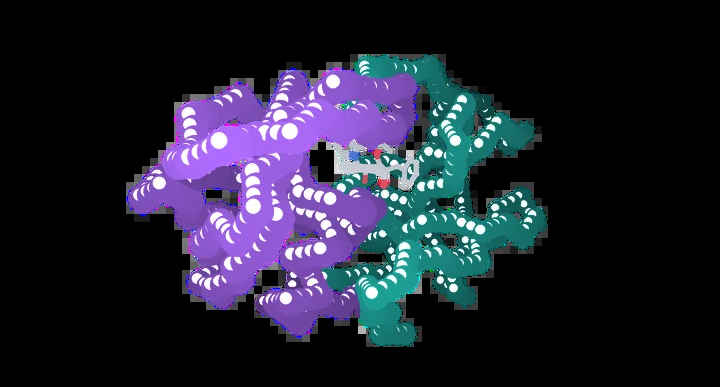
#> input picture assets/hiv-protease.webp, 720 x 387 px
$ python -i make_protease.py   (imports and definitions only)
#> lines starting #> are read from the running program, lines starting #| are printed output that depends on the picture
"""
Generate an animated, depth-sorted SVG of HIV-1 protease (PDB 1HSG, homodimer
+ bound inhibitor indinavir/MK1) for the GitHub README.

- Real atomic coordinates -> genuine 3D tumble rendered as a flipbook of frames.
- Protein backbone: depth-shaded sphere impostors forming a volumetric tube.
- Indinavir: half-coloured STICK model (bonds inferred from atom distances).
- Transparent background; SVG-native filter does chromatic aberration + glow.

Also renders a PIL/numpy preview PNG (on split dark/light panels) for iteration.
"""
import math, os, json, numpy as np

# ===========================================================================
#  EDIT ME  ·  camera (open tools/orient.html to dial this in by eye, then
#  paste the numbers back here and re-run:  python tools/make_protease.py)
# ---------------------------------------------------------------------------
#  POSE  ·  where the orbit starts / how the molecule sits
START_YAW_DEG   = 73
START_PITCH_DEG = 242
START_ROLL_DEG  = 0
#  PATH  ·  the orbit the animation sweeps (around a fixed on-screen axis)
ORBIT_AXIS_DEG  = 0      # tilt of the spin axis on screen: 0 = upright spin,
                         # 90 = top-over-bottom tumble, in between = diagonal
SPIN_DIRECTION  = +1     # +1 or -1 to reverse the orbit
# ===========================================================================

PDB = "tools/1hsg.pdb"
OUT_SVG = "assets/hiv-protease.svg"
OUT_WEBP = "assets/hiv-protease.webp"   # raster hero: effects baked into pixels
WEBP_QUALITY = 88                       # lossy WebP w/ alpha; 80-92 is the sweet spot
PREVIEW = os.environ.get("PREVIEW_PNG", "preview.png")

# ---- look & feel ----------------------------------------------------------
W = H = 720
N_FRAMES = 60             # doubled for a smoother spin (125ms/frame over the same turn)
TURN_SECONDS = 7.5
SUBDIV = 3                 # backbone points between consecutive CA atoms
FOCAL = 130.0             # perspective strength
PX_PER_ANG = 8.3          # world->screen scale
TRANSPARENT_BG = True     # README hero is transparent so it sits on any theme
SHOW_CAPTION = False        # the little "HIV-1 PROTEASE / PDB 1HSG" label, bottom-left
SHADE_BG = (10, 13, 26)   # colour the depth-fog tends toward (shading only)
CROP_VERTICAL = True      # trim empty space above/below so it's not so tall
CROP_PAD = 16             # px of breathing room kept around the molecule

STICK_RAD_ANG = 0.34      # indinavir bond radius (Angstrom) -> stick thickness
BOND_MAX_ANG = 1.85       # heavy-atom distance below which atoms are "bonded"

# ---- raster post-fx (baked into the WebP) ---------------------------------
BLOOM_BLUR   = 0.0        # px radius of the soft glow (was 6.0); 0 = crisp, no bloom
CHROMA_SHIFT = 0.0        # px of R/B channel split (was 2.6); 0 = no chromatic aberration

CHAIN_COL = {"A": (40, 224, 208), "B": (176, 108, 255)}   # teal / violet
ELEM_COL = {"C": (228, 232, 240), "N": (91, 140, 255),
            "O": (255, 91, 110), "S": (240, 220, 120),
            "P": (255, 150, 80), "X": (235, 235, 245)}     # stick CPK-ish colours

# ---- parse PDB ------------------------------------------------------------
# [49 lines left out: functions parse, build_scene, not called in this run]

# ---- geometry -------------------------------------------------------------
def rot_x(d):
    a = math.radians(d); c, s = math.cos(a), math.sin(a)
    return np.array([[1, 0, 0], [0, c, -s], [0, s, c]])

def rot_y(d):
    a = math.radians(d); c, s = math.cos(a), math.sin(a)
    return np.array([[c, 0, s], [0, 1, 0], [-s, 0, c]])

def rot_z(d):
    a = math.radians(d); c, s = math.cos(a), math.sin(a)
    return np.array([[c, -s, 0], [s, c, 0], [0, 0, 1]])

# [8 lines left out: function rot_axis, not called in this run]

def pose_matrix():
    return rot_z(START_ROLL_DEG) @ rot_x(START_PITCH_DEG) @ rot_y(START_YAW_DEG)

def orbit_axis():
    a = math.radians(ORBIT_AXIS_DEG)         # axis lives in the screen plane
    return (math.sin(a), math.cos(a), 0.0)   # 0 deg -> vertical, 90 -> horizontal

# [46 lines left out: functions project, shade, frame_prims, not called in this run]

# ---- SVG ------------------------------------------------------------------
def hexc(c): return "#%02x%02x%02x" % c

# [92 lines left out: functions vertical_extent, write_svg, not called in this run]

# ---- raster rendering (effects baked into pixels) -------------------------
def render_frame_rgba(prims, SS=2):
    """Rasterize ONE frame to a W x H RGBA image with the glow + chromatic
    aberration baked into the pixels -- the exact look the SVG <filter> made,
    but computed once here instead of live in the browser every frame."""
    from PIL import Image, ImageDraw, ImageFilter
    layer = Image.new("RGBA", (W * SS, H * SS), (0, 0, 0, 0))
    dr = ImageDraw.Draw(layer, "RGBA")
    for pr in prims:
        if pr[0] == "l":
            _, _z, x1, y1, x2, y2, w, col = pr
            dr.line([x1*SS, y1*SS, x2*SS, y2*SS], fill=col + (255,),
                    width=max(1, int(w*SS)), joint="curve")
        else:
            _, _z, sx, sy, r, col, t, hl = pr
            if r < 0.4:
                continue
            x, y, rr = sx*SS, sy*SS, r*SS
            dr.ellipse([x-rr, y-rr, x+rr, y+rr], fill=col + (255,))
            if hl and rr > 2.0*SS:
                a = int((0.18 + 0.42*t) * 255); hr = rr*0.46
                hx, hy = x-rr*0.28, y-rr*0.32
                dr.ellipse([hx-hr, hy-hr, hx+hr, hy+hr], fill=(255, 255, 255, a))
    rgba = np.asarray(layer, np.float32)
    if BLOOM_BLUR > 0:                                  # optional soft glow / bloom
        glow = np.asarray(layer.filter(ImageFilter.GaussianBlur(BLOOM_BLUR*SS)), np.float32)
        a = rgba[:, :, 3:4]/255; ga = glow[:, :, 3:4]/255
        rgb = rgba[:, :, :3]; grgb = glow[:, :, :3]
        out_rgb = 255*(1-(1-rgb/255*a)*(1-grgb/255*ga*0.9))
        out_a = np.clip(a + ga*0.9, 0, 1) * 255
    else:                                               # crisp: straight shapes, no bloom
        out_rgb = rgba[:, :, :3].copy()
        out_a = rgba[:, :, 3:4]
    if CHROMA_SHIFT > 0:                                # optional chromatic aberration
        dx = int(CHROMA_SHIFT*SS)
        out_rgb[:, :, 0] = np.roll(out_rgb[:, :, 0], dx, axis=1)
        out_rgb[:, :, 2] = np.roll(out_rgb[:, :, 2], -dx, axis=1)
    mol = np.concatenate([out_rgb, out_a], axis=2)
    return Image.fromarray(np.clip(mol, 0, 255).astype(np.uint8)).resize((W, H), Image.LANCZOS)

# [12 lines left out: function write_webp, not called in this run]

# ---- PIL preview over split dark/light panels (to vet transparency) -------
def preview(frames, idx=0):
    from PIL import Image, ImageDraw
    mol_img = render_frame_rgba(frames[idx])
    # composite over split dark(left)/light(right) to mimic GitHub themes
    bg = Image.new("RGB", (W, H), (13, 17, 23))
    ImageDraw.Draw(bg).rectangle([W//2, 0, W, H], fill=(255, 255, 255))
    bg = bg.convert("RGBA"); bg.alpha_composite(mol_img)
    bg.convert("RGB").save(PREVIEW)
    print("wrote", PREVIEW)

# ---- interactive camera studio (writes a standalone HTML you open in a browser) -
ORIENT_HTML = """<!doctype html><html><head><meta charset="utf-8">
<title>HIV-1 protease - camera studio</title><style>
  :root{color-scheme:dark}
  body{margin:0;background:#0b0f1a;color:#cdd9ee;font:14px ui-monospace,Menlo,Consolas,monospace;
       display:flex;gap:22px;flex-wrap:wrap;justify-content:center;align-items:flex-start;padding:24px}
  canvas{background:#0d1117;border-radius:14px;border:1px solid #1e2740;cursor:grab;touch-action:none}
  canvas:active{cursor:grabbing}
  #panel{min-width:312px;max-width:352px}
  h1{font-size:15px;letter-spacing:2px;color:#e7eefb;margin:2px 0 4px}
  p.hint{color:#7d8db0;line-height:1.5;margin:0 0 14px}
  .sep{margin:16px 0 6px;color:#28e0d0;font-size:12px;letter-spacing:2px;
       border-top:1px solid #1e2740;padding-top:13px}
  .row{display:flex;align-items:center;gap:10px;margin:9px 0}
  .row label{width:58px;color:#9fb4d6}
  .row input[type=range]{flex:1;accent-color:#28e0d0}
  .row input[type=number]{width:60px;background:#121a2e;color:#e7eefb;border:1px solid #28324f;
       border-radius:7px;padding:5px 7px;font:inherit}
  pre{background:#121a2e;border:1px solid #28324f;border-radius:10px;padding:14px;color:#bfe9e2;
       white-space:pre;overflow:auto;margin:14px 0 10px}
  button{border:0;border-radius:9px;padding:10px 14px;font:inherit;font-weight:700;cursor:pointer;letter-spacing:.5px}
  button.prim{background:#28e0d0;color:#04201d}
  button.prim:hover{background:#5cf0e3}
  button.ghost{background:#16203a;color:#cdd9ee;font-weight:600}
  button.ghost:hover{background:#1d2b4d}
  .tip{color:#7d8db0;font-size:12px;margin-top:8px;line-height:1.5}
  kbd{background:#1b2540;border:1px solid #2c3a5e;border-radius:5px;padding:1px 5px;color:#cdd9ee}
</style></head><body>
<canvas id="c" width="460" height="460"></canvas>
<div id="panel">
  <h1>CAMERA STUDIO</h1>
  <p class="hint">Drag to set the starting pose (<kbd>Shift</kbd>+drag = roll). Then choose the
     orbit axis and hit <b>Play</b> to preview the path. Paste the numbers into the
     <b>EDIT ME</b> block of <code>make_protease.py</code> and run it once.</p>
  <div class="sep">START POSE</div>
  <div class="row"><label>Yaw</label><input type="range" id="ya" min="0" max="359" step="1">
     <input type="number" id="yn" min="0" max="359"></div>
  <div class="row"><label>Pitch</label><input type="range" id="pa" min="0" max="359" step="1">
     <input type="number" id="pn" min="0" max="359"></div>
  <div class="row"><label>Roll</label><input type="range" id="ra" min="0" max="359" step="1">
     <input type="number" id="rn" min="0" max="359"></div>
  <div class="sep">CAMERA PATH</div>
  <div class="row"><label>Axis</label><input type="range" id="oa" min="0" max="180" step="1">
     <input type="number" id="on" min="0" max="180"></div>
  <div class="row"><label>Dir</label><button id="dir" class="ghost"></button>
     <button id="play" class="ghost" style="flex:1"></button></div>
  <div class="row"><label>Preview</label><input type="range" id="sc" min="0" max="1000" step="1" value="0"></div>
  <pre id="out"></pre>
  <button id="copy" class="prim">Copy values</button>
  <div class="tip">The dashed line is the orbit axis. Preview scrubs one full turn;
     Play loops it at the real animation speed.</div>
</div>
<script>const DATA = __DATA__;</script>
<script>
const C=document.getElementById('c'),X=C.getContext('2d');
const CW=C.width,CH=C.height, W=DATA.W,H=DATA.H,F=DATA.FOCAL,PX=DATA.PX,BG=DATA.SHADE_BG;
let yaw=DATA.yaw%360, pitch=DATA.pitch%360, roll=DATA.roll%360;
let axis=DATA.axis%360, dir=DATA.dir, frac=0, playing=false, phase=0, last=0;
const D2R=Math.PI/180, norm=v=>((v%360)+360)%360;
const mul=(A,B)=>{let C=[[0,0,0],[0,0,0],[0,0,0]];for(let i=0;i<3;i++)for(let j=0;j<3;j++){let s=0;
  for(let k=0;k<3;k++)s+=A[i][k]*B[k][j];C[i][j]=s;}return C;};
const rx=d=>{let a=d*D2R,c=Math.cos(a),s=Math.sin(a);return[[1,0,0],[0,c,-s],[0,s,c]];};
const ry=d=>{let a=d*D2R,c=Math.cos(a),s=Math.sin(a);return[[c,0,s],[0,1,0],[-s,0,c]];};
const rz=d=>{let a=d*D2R,c=Math.cos(a),s=Math.sin(a);return[[c,-s,0],[s,c,0],[0,0,1]];};
const raxis=(u,d)=>{let a=d*D2R,c=Math.cos(a),s=Math.sin(a),K=1-c,x=u[0],y=u[1],z=u[2];
  return[[c+x*x*K,x*y*K-z*s,x*z*K+y*s],[y*x*K+z*s,c+y*y*K,y*z*K-x*s],[z*x*K-y*s,z*y*K+x*s,c+z*z*K]];};
const ap=(M,p)=>[M[0][0]*p[0]+M[0][1]*p[1]+M[0][2]*p[2],
                 M[1][0]*p[0]+M[1][1]*p[1]+M[1][2]*p[2],
                 M[2][0]*p[0]+M[2][1]*p[1]+M[2][2]*p[2]];
function shade(col,t,lig){let b=lig?0.84+0.16*t:0.42+0.58*t,f=(lig?0.20:0.33)*(1-t);
  return col.map((c,i)=>Math.max(0,Math.min(255,c*b*(1-f)+BG[i]*f))|0);}
const rgb=c=>'rgb('+c[0]+','+c[1]+','+c[2]+')';
function render(){
  const ax=axis*D2R, u=[Math.sin(ax),Math.cos(ax),0];
  const Rp=mul(rz(roll),mul(rx(pitch),ry(yaw)));
  const M=mul(raxis(u,dir*360*frac),Rp);
  const pr=[],lp=[]; let zmin=1e9,zmax=-1e9;
  const proj=p=>{const q=ap(M,p),z=q[2],sc=F/(F-z);return[W/2+q[0]*sc*PX,H*0.47-q[1]*sc*PX,z,sc];};
  for(const a of DATA.bb){const q=proj(a);zmin=Math.min(zmin,q[2]);zmax=Math.max(zmax,q[2]);pr.push([a,q]);}
  for(const a of DATA.lig){const q=proj(a);zmin=Math.min(zmin,q[2]);zmax=Math.max(zmax,q[2]);lp.push([a,q]);}
  const tof=z=>(z-zmin)/(zmax-zmin+1e-9);
  const items=[];
  for(const [a,q] of pr){const t=tof(q[2]);
    items.push({z:q[2],type:'c',x:q[0],y:q[1],r:a[3]*PX*(0.62+0.55*t)*q[3],col:shade(a[4],t,false)});}
  for(const [i,j] of DATA.bonds){const A=lp[i][1],B2=lp[j][1],zm=(A[2]+B2[2])/2,t=tof(zm);
    const w=DATA.STICK_RAD*2*PX*(0.62+0.55*t)*(F/(F-zm)),mx=(A[0]+B2[0])/2,my=(A[1]+B2[1])/2;
    items.push({z:zm,type:'l',x1:A[0],y1:A[1],x2:mx,y2:my,w,col:shade(DATA.lig[i][3],t,true)});
    items.push({z:zm,type:'l',x1:mx,y1:my,x2:B2[0],y2:B2[1],w,col:shade(DATA.lig[j][3],t,true)});}
  for(const [a,q] of lp){const t=tof(q[2]);
    items.push({z:q[2],type:'c',x:q[0],y:q[1],r:DATA.STICK_RAD*PX*(0.62+0.55*t)*q[3],col:shade(a[3],t,true)});}
  items.sort((p,q)=>p.z-q.z);
  X.setTransform(1,0,0,1,0,0);X.clearRect(0,0,CW,CH);X.setTransform(CW/W,0,0,CH/H,0,0);
  // orbit-axis indicator (dashed line through the centre)
  const cx=W/2,cy=H*0.47,L=W*0.46,dxs=Math.sin(ax),dys=-Math.cos(ax);
  X.strokeStyle='rgba(120,150,205,0.30)';X.lineWidth=1.6;X.setLineDash([8,8]);
  X.beginPath();X.moveTo(cx-dxs*L,cy-dys*L);X.lineTo(cx+dxs*L,cy+dys*L);X.stroke();X.setLineDash([]);
  for(const it of items){
    if(it.type==='c'){X.beginPath();X.arc(it.x,it.y,Math.max(0.3,it.r),0,7);X.fillStyle=rgb(it.col);X.fill();}
    else{X.strokeStyle=rgb(it.col);X.lineWidth=it.w;X.lineCap='round';
      X.beginPath();X.moveTo(it.x1,it.y1);X.lineTo(it.x2,it.y2);X.stroke();}
  }
  out.textContent=
     'START_YAW_DEG   = '+Math.round(yaw)+'\\n'+
     'START_PITCH_DEG = '+Math.round(pitch)+'\\n'+
     'START_ROLL_DEG  = '+Math.round(roll)+'\\n'+
     'ORBIT_AXIS_DEG  = '+Math.round(axis)+'\\n'+
     'SPIN_DIRECTION  = '+(dir>0?'+1':'-1');
}
const [ya,yn,pa,pn,ra,rn,oa,on,sc,out,dirBtn,playBtn]=
  ['ya','yn','pa','pn','ra','rn','oa','on','sc','out','dir','play'].map(id=>document.getElementById(id));
function syncInputs(){ya.value=yn.value=Math.round(yaw);pa.value=pn.value=Math.round(pitch);
  ra.value=rn.value=Math.round(roll);oa.value=on.value=Math.round(axis);
  dirBtn.textContent=dir>0?'CW \\u21bb':'CCW \\u21ba';
  playBtn.textContent=playing?'\\u23f8 Pause':'\\u25b6 Play orbit';}
function stopPlay(){playing=false;}
function toStart(){stopPlay();frac=0;phase=0;sc.value=0;}      // pose edits jump to frame 0
function loop(ts){if(!playing)return;if(!last)last=ts;const dt=(ts-last)/1000;last=ts;
  phase=(phase+dt/DATA.turn)%1;frac=phase;sc.value=Math.round(frac*1000);render();
  requestAnimationFrame(loop);}
function bindPose(sl,nu,set){[sl,nu].forEach(el=>el.addEventListener('input',()=>{
  set(norm(+el.value));toStart();syncInputs();render();}));}
bindPose(ya,yn,v=>yaw=v);bindPose(pa,pn,v=>pitch=v);bindPose(ra,rn,v=>roll=v);
[oa,on].forEach(el=>el.addEventListener('input',()=>{axis=Math.max(0,Math.min(180,+el.value));
  syncInputs();render();}));
dirBtn.addEventListener('click',()=>{dir=-dir;syncInputs();render();});
playBtn.addEventListener('click',()=>{playing=!playing;syncInputs();
  if(playing){last=0;requestAnimationFrame(loop);}});
sc.addEventListener('input',()=>{stopPlay();frac=(+sc.value)/1000;phase=frac;syncInputs();render();});
let drag=false,lx=0,ly=0;
C.addEventListener('pointerdown',e=>{drag=true;lx=e.clientX;ly=e.clientY;C.setPointerCapture(e.pointerId);});
C.addEventListener('pointermove',e=>{if(!drag)return;const dx=e.clientX-lx,dy=e.clientY-ly;lx=e.clientX;ly=e.clientY;
  if(e.shiftKey){roll=norm(roll+dx*0.6);}else{yaw=norm(yaw+dx*0.6);pitch=norm(pitch+dy*0.6);}
  toStart();syncInputs();render();});
C.addEventListener('pointerup',()=>drag=false);
document.getElementById('copy').addEventListener('click',()=>{
  navigator.clipboard.writeText(out.textContent);
  const b=document.getElementById('copy');b.textContent='Copied \\u2713';
  setTimeout(()=>b.textContent='Copy values',1200);});
syncInputs();render();
</script></body></html>"""

# [13 lines left out: function export_orient_html, not called in this run]

# [7 lines not run here, left out]

>>> import cv2
>>> picture = cv2.imread('../assets/hiv-protease.webp', cv2.IMREAD_GRAYSCALE)
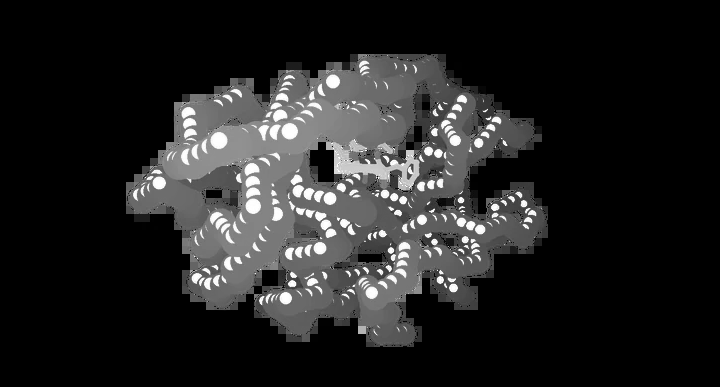
#> picture: shape (387, 720); min 0, max 255, mean 34.5
>>> result = preview(picture)
#> in render_frame_rgba, `layer = Image.new("RGBA", (W * SS, H * SS), (0, 0, 0, 0))`: layer: PIL image 1440x1440 RGBA; every value is 0
#> the loop in render_frame_rgba, `for pr in prims:` made 1 pass
#> (the run stopped early here; a loop or call above may not have finished)
